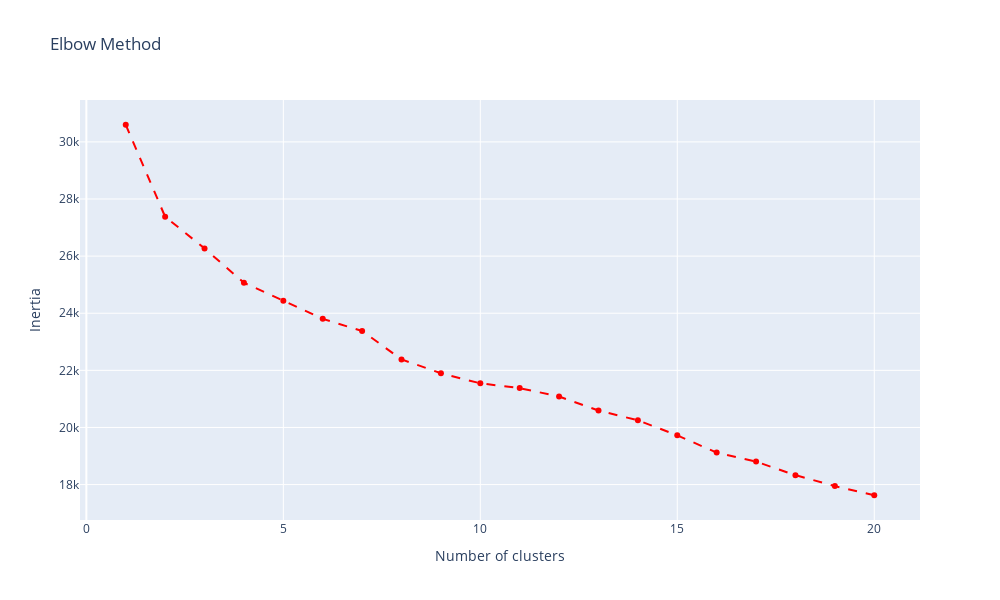

The code cell stored with this chart in its notebook:
### Markdown cell above
## K-Means

### Code cell
import plotly.graph_objects as go

# Scale the data
scaler = StandardScaler()
scaled_data = scaler.fit_transform(df_encoded)

# Elbow Method
wcss = []
for i in range(1, 21):
    kmeans = KMeans(n_clusters=i, random_state=42)
    kmeans.fit(scaled_data)
    wcss.append(kmeans.inertia_)

# Create the plot
fig = go.Figure()
fig.add_trace(go.Scatter(x=list(range(1, 21)), y=wcss, mode='lines+markers', marker=dict(color='red'), line=dict(dash='dash')))

# Update layout for better readability
fig.update_layout(
    title='Elbow Method',
    xaxis_title='Number of clusters',
    yaxis_title='Inertia',
    width=1000,
    height=600
)

# Show the plot
fig.show()

### Figure 1 — Plotly figure (JSON) as saved in the notebook; plotly's stock layout.template omitted (floating-point values rounded to 4 significant figures)
{"data": [{"line": {"dash": "dash"}, "marker": {"color": "red"}, "mode": "lines+markers", "type": "scatter", "x": [1, 2, 3, 4, 5, 6, 7, 8, 9, 10, 11, 12, 13, 14, 15, 16, 17, 18, 19, 20], "y": [30600.0, 27380.0, 26270.0, 25070.0, 24440.0, 23800.0, 23380.0, 22380.0, 21900.0, 21540.0, 21380.0, 21080.0, 20590.0, 20250.0, 19720.0, 19120.0, 18800.0, 18330.0, 17950.0, 17630.0]}], "layout": {"height": 600, "title": {"text": "Elbow Method"}, "width": 1000, "xaxis": {"title": {"text": "Number of clusters"}}, "yaxis": {"title": {"text": "Inertia"}}}}
